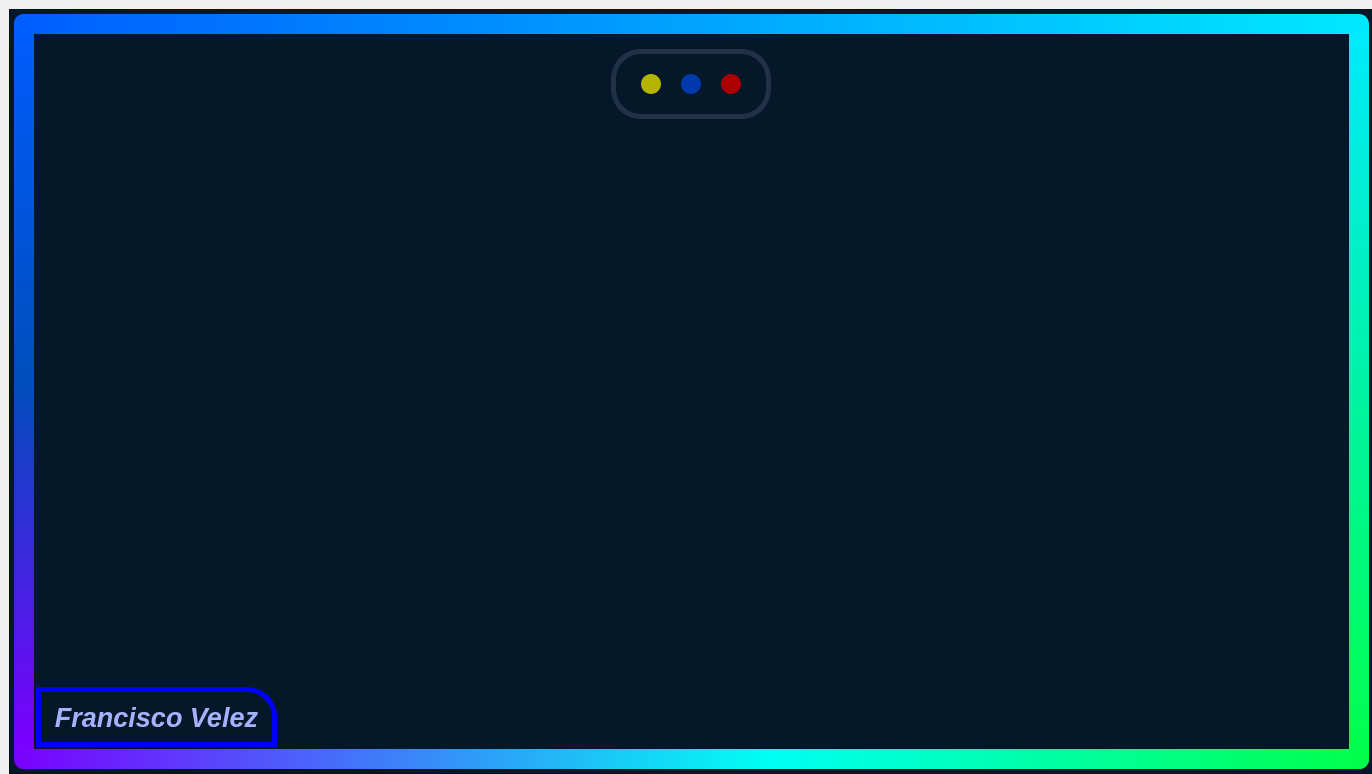
<?xml version="1.0" encoding="UTF-8"?>
<ui version="4.0">
 <class>Form</class>
 <widget class="QWidget" name="Form">
  <property name="geometry">
   <rect>
    <x>0</x>
    <y>0</y>
    <width>1372</width>
    <height>774</height>
   </rect>
  </property>
  <property name="windowTitle">
   <string>Youtube</string>
  </property>
  <property name="styleSheet">
   <string notr="true">QFrame#fondo {
    background: #05182a;
}

QPushButton#btn_cerrar {
    background: rgb(172, 0, 0);
    border-radius: 10px;
}

QPushButton#btn_cerrar:hover {
    background: rgb(255, 0, 0);
    
}

QPushButton#btn_minimizar {
    background: rgb(180, 180, 0);
    border-radius: 10px;
}

QPushButton#btn_minimizar:hover {
    background: rgb(255, 255, 0);
}

QPushButton#btn_maximizar {
    background: rgb(0, 57, 172);
    border-radius: 10px;
}

QPushButton#btn_maximizar:hover {
    background: rgb(0, 170, 255);
}

QFrame#fr_borde_top {
    background-color: qlineargradient(spread:pad, x1:0, y1:0, x2:1, y2:0, stop:0 rgba(0, 93, 255, 255), stop:1 rgba(0, 233, 255, 255));
    border-radius: 10px;
}

QFrame#fr_borde_right {
    background-color: qlineargradient(spread:pad, x1:0, y1:0, x2:0, y2:1, stop:0 rgba(0, 233, 255, 255), stop:1 rgba(0, 255, 72, 255));
    border-radius: 10px;
}

QFrame#fr_borde_bottom{
    background-color: qlineargradient(spread:pad, x1:0, y1:0, x2:1, y2:0, stop:0 rgba(122, 0, 255, 255), stop:0.556818 rgba(0, 255, 244, 255), stop:1 rgba(0, 255, 72, 255));
    border-radius: 10px;
}

QFrame#fr_borde_left {
    background-color: qlineargradient(spread:pad, x1:1, y1:0.965909, x2:1, y2:0, stop:0 rgba(122, 0, 255, 255), stop:0.494318 rgba(0, 77, 188, 255), stop:1 rgba(0, 93, 255, 255));
    border-radius: 10px;
}

QFrame#fr_buttons {
    background-color: #05182a;
    border-radius: 30px;
    border: 5px solid #223048;
}

QLabel#lbl_titulo{
    font: 30px arial;
    border: 6px solid #223048;
    border-bottom-left-radius: 15px;
    border-bottom-right-radius: 15px;
    color: #3b5d9b;
}

QLabel#lbl_name{
    background-color: #05182a;
    font: 75 italic bold 20pt Arial;
	border: 5px solid blue;
    border-top-right-radius: 30px;
    color: #a5b3ff;
}
</string>
  </property>
  <widget class="QFrame" name="fondo">
   <property name="geometry">
    <rect>
     <x>9</x>
     <y>9</y>
     <width>1417</width>
     <height>765</height>
    </rect>
   </property>
   <property name="frameShape">
    <enum>QFrame::StyledPanel</enum>
   </property>
   <property name="frameShadow">
    <enum>QFrame::Raised</enum>
   </property>
   <widget class="QFrame" name="fr_borde_left">
    <property name="geometry">
     <rect>
      <x>5</x>
      <y>5</y>
      <width>20</width>
      <height>755</height>
     </rect>
    </property>
    <property name="frameShape">
     <enum>QFrame::StyledPanel</enum>
    </property>
    <property name="frameShadow">
     <enum>QFrame::Raised</enum>
    </property>
   </widget>
   <widget class="QFrame" name="fr_borde_right">
    <property name="geometry">
     <rect>
      <x>1340</x>
      <y>5</y>
      <width>20</width>
      <height>755</height>
     </rect>
    </property>
    <property name="frameShape">
     <enum>QFrame::StyledPanel</enum>
    </property>
    <property name="frameShadow">
     <enum>QFrame::Raised</enum>
    </property>
   </widget>
   <widget class="QFrame" name="fr_borde_top">
    <property name="geometry">
     <rect>
      <x>5</x>
      <y>5</y>
      <width>1351</width>
      <height>20</height>
     </rect>
    </property>
    <property name="frameShape">
     <enum>QFrame::StyledPanel</enum>
    </property>
    <property name="frameShadow">
     <enum>QFrame::Raised</enum>
    </property>
   </widget>
   <widget class="QFrame" name="fr_borde_bottom">
    <property name="geometry">
     <rect>
      <x>5</x>
      <y>740</y>
      <width>1355</width>
      <height>20</height>
     </rect>
    </property>
    <property name="frameShape">
     <enum>QFrame::StyledPanel</enum>
    </property>
    <property name="frameShadow">
     <enum>QFrame::Raised</enum>
    </property>
   </widget>
   <widget class="QFrame" name="fr_buttons">
    <property name="geometry">
     <rect>
      <x>602</x>
      <y>40</y>
      <width>160</width>
      <height>70</height>
     </rect>
    </property>
    <property name="frameShape">
     <enum>QFrame::StyledPanel</enum>
    </property>
    <property name="frameShadow">
     <enum>QFrame::Raised</enum>
    </property>
    <widget class="QPushButton" name="btn_minimizar">
     <property name="geometry">
      <rect>
       <x>30</x>
       <y>25</y>
       <width>20</width>
       <height>20</height>
      </rect>
     </property>
     <property name="cursor">
      <cursorShape>PointingHandCursor</cursorShape>
     </property>
     <property name="text">
      <string/>
     </property>
    </widget>
    <widget class="QPushButton" name="btn_maximizar">
     <property name="geometry">
      <rect>
       <x>70</x>
       <y>25</y>
       <width>20</width>
       <height>20</height>
      </rect>
     </property>
     <property name="cursor">
      <cursorShape>PointingHandCursor</cursorShape>
     </property>
     <property name="text">
      <string/>
     </property>
    </widget>
    <widget class="QPushButton" name="btn_cerrar">
     <property name="geometry">
      <rect>
       <x>110</x>
       <y>25</y>
       <width>20</width>
       <height>20</height>
      </rect>
     </property>
     <property name="cursor">
      <cursorShape>PointingHandCursor</cursorShape>
     </property>
     <property name="text">
      <string/>
     </property>
    </widget>
   </widget>
   <widget class="QLabel" name="lbl_name">
    <property name="geometry">
     <rect>
      <x>27</x>
      <y>678</y>
      <width>241</width>
      <height>60</height>
     </rect>
    </property>
    <property name="text">
     <string>Francisco Velez</string>
    </property>
    <property name="alignment">
     <set>Qt::AlignCenter</set>
    </property>
   </widget>
  </widget>
 </widget>
 <resources/>
 <connections>
  <connection>
   <sender>btn_minimizar</sender>
   <signal>clicked()</signal>
   <receiver>Form</receiver>
   <slot>showMinimized()</slot>
   <hints>
    <hint type="sourcelabel">
     <x>22</x>
     <y>33</y>
    </hint>
    <hint type="destinationlabel">
     <x>0</x>
     <y>43</y>
    </hint>
   </hints>
  </connection>
  <connection>
   <sender>btn_cerrar</sender>
   <signal>clicked()</signal>
   <receiver>Form</receiver>
   <slot>close()</slot>
   <hints>
    <hint type="sourcelabel">
     <x>528</x>
     <y>31</y>
    </hint>
    <hint type="destinationlabel">
     <x>610</x>
     <y>41</y>
    </hint>
   </hints>
  </connection>
  <connection>
   <sender>btn_maximizar</sender>
   <signal>clicked()</signal>
   <receiver>Form</receiver>
   <slot>showMaximized()</slot>
   <hints>
    <hint type="sourcelabel">
     <x>77</x>
     <y>33</y>
    </hint>
    <hint type="destinationlabel">
     <x>98</x>
     <y>0</y>
    </hint>
   </hints>
  </connection>
 </connections>
</ui>
